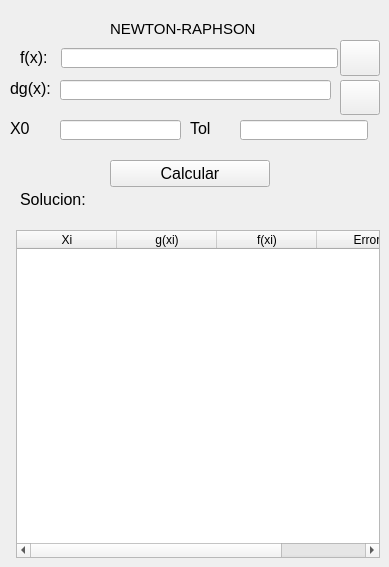
            <widget class="QWidget" name="page_newton">
             <widget class="QLabel" name="label_14">
              <property name="geometry">
               <rect>
                <x>110</x>
                <y>20</y>
                <width>161</width>
                <height>41</height>
               </rect>
              </property>
              <property name="text">
               <string>&lt;html&gt;&lt;head/&gt;&lt;body&gt;&lt;p&gt;&lt;span style=&quot; font-size:11pt;&quot;&gt;NEWTON-RAPHSON&lt;/span&gt;&lt;/p&gt;&lt;p&gt;&lt;br/&gt;&lt;/p&gt;&lt;/body&gt;&lt;/html&gt;</string>
              </property>
             </widget>
             <widget class="QLabel" name="label_15">
              <property name="geometry">
               <rect>
                <x>16</x>
                <y>230</y>
                <width>18</width>
                <height>20</height>
               </rect>
              </property>
              <property name="font">
               <font>
                <pointsize>12</pointsize>
               </font>
              </property>
              <property name="text">
               <string>Xo</string>
              </property>
             </widget>
             <widget class="QLabel" name="label_38">
              <property name="geometry">
               <rect>
                <x>173</x>
                <y>230</y>
                <width>73</width>
                <height>20</height>
               </rect>
              </property>
              <property name="font">
               <font>
                <pointsize>12</pointsize>
               </font>
              </property>
              <property name="text">
               <string>Tolerancia</string>
              </property>
             </widget>
             <widget class="QTableWidget" name="new_table">
              <property name="geometry">
               <rect>
                <x>16</x>
                <y>230</y>
                <width>364</width>
                <height>328</height>
               </rect>
              </property>
              <column>
               <property name="text">
                <string>Xi</string>
               </property>
              </column>
              <column>
               <property name="text">
                <string>g(xi)</string>
               </property>
              </column>
              <column>
               <property name="text">
                <string>f(xi)</string>
               </property>
              </column>
              <column>
               <property name="text">
                <string>Error</string>
               </property>
              </column>
             </widget>
             <widget class="QLineEdit" name="new_xo">
              <property name="geometry">
               <rect>
                <x>60</x>
                <y>120</y>
                <width>121</width>
                <height>20</height>
               </rect>
              </property>
             </widget>
             <widget class="QLineEdit" name="new_dgx">
              <property name="geometry">
               <rect>
                <x>60</x>
                <y>80</y>
                <width>271</width>
                <height>20</height>
               </rect>
              </property>
             </widget>
             <widget class="QPushButton" name="funcionButton_3">
              <property name="geometry">
               <rect>
                <x>340</x>
                <y>80</y>
                <width>40</width>
                <height>35</height>
               </rect>
              </property>
              <property name="minimumSize">
               <size>
                <width>30</width>
                <height>30</height>
               </size>
              </property>
              <property name="maximumSize">
               <size>
                <width>66</width>
                <height>35</height>
               </size>
              </property>
              <property name="text">
               <string/>
              </property>
              <property name="icon">
               <iconset>
                <normaloff>../../../../../Downloads/calculadora.png</normaloff>../../../../../Downloads/calculadora.png</iconset>
              </property>
              <property name="iconSize">
               <size>
                <width>28</width>
                <height>28</height>
               </size>
              </property>
             </widget>
             <widget class="QLabel" name="label_39">
              <property name="geometry">
               <rect>
                <x>10</x>
                <y>70</y>
                <width>41</width>
                <height>36</height>
               </rect>
              </property>
              <property name="font">
               <font>
                <pointsize>12</pointsize>
               </font>
              </property>
              <property name="text">
               <string>dg(x):</string>
              </property>
             </widget>
             <widget class="QLineEdit" name="new_tol">
              <property name="geometry">
               <rect>
                <x>240</x>
                <y>120</y>
                <width>128</width>
                <height>20</height>
               </rect>
              </property>
             </widget>
             <widget class="QLabel" name="label_40">
              <property name="geometry">
               <rect>
                <x>20</x>
                <y>40</y>
                <width>31</width>
                <height>35</height>
               </rect>
              </property>
              <property name="font">
               <font>
                <pointsize>12</pointsize>
               </font>
              </property>
              <property name="text">
               <string>f(x):</string>
              </property>
             </widget>
             <widget class="QPushButton" name="new_cal">
              <property name="geometry">
               <rect>
                <x>110</x>
                <y>160</y>
                <width>160</width>
                <height>27</height>
               </rect>
              </property>
              <property name="maximumSize">
               <size>
                <width>160</width>
                <height>30</height>
               </size>
              </property>
              <property name="font">
               <font>
                <pointsize>12</pointsize>
               </font>
              </property>
              <property name="text">
               <string>Calcular</string>
              </property>
             </widget>
             <widget class="QLineEdit" name="new_fx">
              <property name="geometry">
               <rect>
                <x>61</x>
                <y>48</y>
                <width>277</width>
                <height>20</height>
               </rect>
              </property>
             </widget>
             <widget class="QLabel" name="new_result">
              <property name="geometry">
               <rect>
                <x>20</x>
                <y>190</y>
                <width>300</width>
                <height>19</height>
               </rect>
              </property>
              <property name="minimumSize">
               <size>
                <width>0</width>
                <height>0</height>
               </size>
              </property>
              <property name="maximumSize">
               <size>
                <width>300</width>
                <height>40</height>
               </size>
              </property>
              <property name="font">
               <font>
                <pointsize>12</pointsize>
               </font>
              </property>
              <property name="text">
               <string>Solucion:</string>
              </property>
             </widget>
             <widget class="QPushButton" name="funcionButton2_2">
              <property name="geometry">
               <rect>
                <x>340</x>
                <y>40</y>
                <width>40</width>
                <height>36</height>
               </rect>
              </property>
              <property name="minimumSize">
               <size>
                <width>30</width>
                <height>30</height>
               </size>
              </property>
              <property name="text">
               <string/>
              </property>
              <property name="icon">
               <iconset>
                <normaloff>../../../../../Downloads/calculadora.png</normaloff>../../../../../Downloads/calculadora.png</iconset>
              </property>
              <property name="iconSize">
               <size>
                <width>28</width>
                <height>28</height>
               </size>
              </property>
             </widget>
             <widget class="QLabel" name="label_81">
              <property name="geometry">
               <rect>
                <x>10</x>
                <y>110</y>
                <width>41</width>
                <height>36</height>
               </rect>
              </property>
              <property name="font">
               <font>
                <pointsize>12</pointsize>
               </font>
              </property>
              <property name="text">
               <string>X0</string>
              </property>
             </widget>
             <widget class="QLabel" name="label_82">
              <property name="geometry">
               <rect>
                <x>190</x>
                <y>110</y>
                <width>41</width>
                <height>36</height>
               </rect>
              </property>
              <property name="font">
               <font>
                <pointsize>12</pointsize>
               </font>
              </property>
              <property name="text">
               <string>Tol</string>
              </property>
             </widget>
            </widget>
